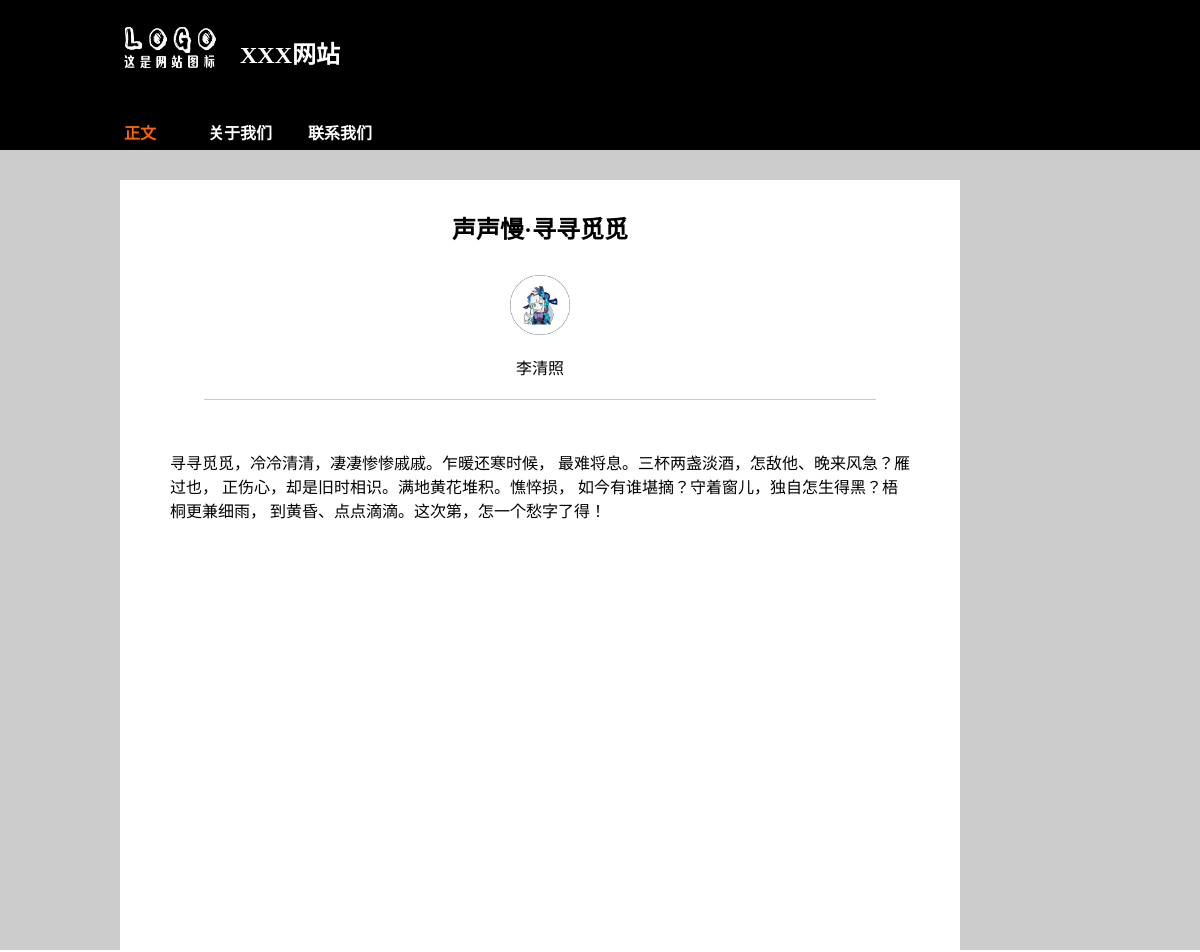
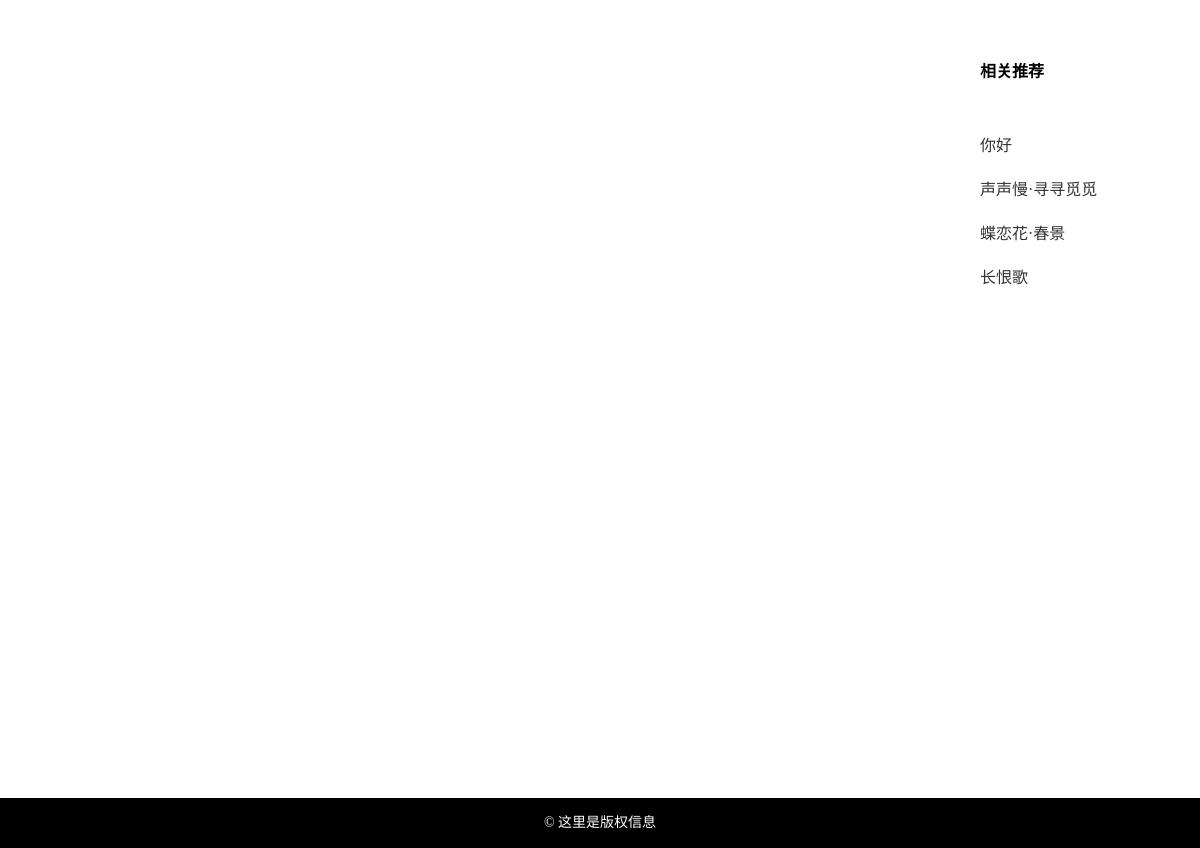
The app's page /blog/4/ with its own data (2 pictures, top to bottom).
### blog/models.py (models this page shows, shortened)
@python_2_unicode_compatible
class Article(models.Model):
    title = models.CharField(max_length=50)
    author = models.ForeignKey(Author)
    content = models.TextField()
    score = models.IntegerField()  # 文章的打分
    tags = models.ManyToManyField('Tag')

@python_2_unicode_compatible
class Author(models.Model):
    name = models.CharField(max_length=50)
    qq = models.CharField(max_length=10)
    addr = models.TextField()
    email = models.EmailField()
    def __str__(self):
        return self.name

### blog/views.py (the view)
# urls.py: url(r'^(?P<article_id>[0-9]+)/$', views.detail, name='detail'),
def detail(request, article_id):
    p = get_object_or_404(Article, pk=article_id)
    img_list = ['1.jpg','2.jpg','3.jpg','4.jpg','5.jpg']
    return render(request, 'blog/detail.html', {
            'article': p,
            'article_list': Article.objects.order_by('title')[:5],
            'img_list':img_list,
            'img':'1.jpg'
        })

### blog/templates/blog/detail.html (shortened to what this page needs)
<!doctype html>
{% load staticfiles %}
<html>
<head>
<link rel="stylesheet" type="text/css" href="{% static 'blog/article.css' %}"/>
</head>
<body>
<header>
  <a href="HomePage.html"><img src="{%static 'blog/images/logo.png' %}" alt="logo"/></a>
  <a href="HomePage.html"><h2>XXX网站</h2></a>
  <div id=nav>
    <ul>
      <li><a href="#"  id="news">正文</a></li>
      <li><a href="#">关于我们</a></li>
      <li><a href="#">联系我们</a></li>
    </ul>
  </div>
</header>
<div id="main">
  <article>
  <div class="title">
      <h2>{{ article.title}}</h2>
    </div>
    <div class="author">
      <img src="{%static 'blog/images/author.png' %}" alt="author"/>
      <p>{{ article.author}}</p>
    </div>
    <hr/>
    <div class="content">
      {{ article.content}}
    </div>
  </article>
  <aside>
    <p>相关推荐</p>
    {% if article_list %}
    <ul>
      {% for article in article_list %}
      <li><a href="{% url 'blog:detail' article.id %}">{{ article.title }}</a></li>
      {% endfor %}
    </ul>
  {% endif %}
  </aside>
</div>
<footer>
  <p>©&nbsp;这里是版权信息</p>
</footer>
</body>
</html>

### blog/static/blog/article.css (style rules this page uses)
body { margin:0; padding:0; width:100%; }
header { width:100%; height:150px; background-color:#000; color:#FFF; }
header img { position:absolute; width:100px; height:65px; margin:15px 120px; }
header h2 { position:absolute; margin:35px 240px; color:#FFF; }
header a:link,a:visited { text-decoration:none; color:#FFF; }
#nav ul { position:absolute; list-style-type:none; margin:120px 90px; padding:0px; overflow:hidden; }
#nav li { float:left; }
#nav a:link,a:visited { display:block; width:100px; font-weight:bold; text-align:center; }
#news { color:#F60; }
#main { width:100%; height:800px; background-color:#CCC; }
article { width:70%; height:770px; float:left; background-color:#FFF; margin:30px 0px 0px 120px; }
.title { margin:30px; text-align:center; }
.author { margin:20px; text-align:center; }
.author img { width:60px; height:60px; }
hr { background-color:#CCC; height:1px; border:none; width:80%; }
.content { margin:50px; }
aside { width:20%; height:770px; float:right; margin:30px 10px 0px 0px; }
aside p { font-weight:bold; margin:30px; }
aside ul { position:absolute; list-style-type:none; margin:10px; padding:0px; overflow:hidden; }
aside a:link,a:visited { display:block; text-decoration:none; text-align:left; padding:10px 20px; color:#333; }
footer { clear:both; width:100%; height:50px; background-color:#000; color:#FFF; text-align:center; }
footer p { margin:0; line-height:50px; font-size:14px; }

### records on screen
Article: title "声声慢·寻寻觅觅", author "李清照", content "寻寻觅觅，冷冷清清，凄凄惨惨戚戚。乍暖还寒时候， 最难将息。三杯两盏淡酒，怎敌他、晚来风急？雁过也， 正伤心，却是旧时相识。满地黄花堆积。憔悴损， 如今有谁堪摘？守着窗儿，独自怎生得黑？梧桐更兼细雨， 到黄昏、点点滴滴。这次第，怎一个愁字了得！"
Article: title "你好"
Article: title "蝶恋花·春景"
Article: title "长恨歌"
